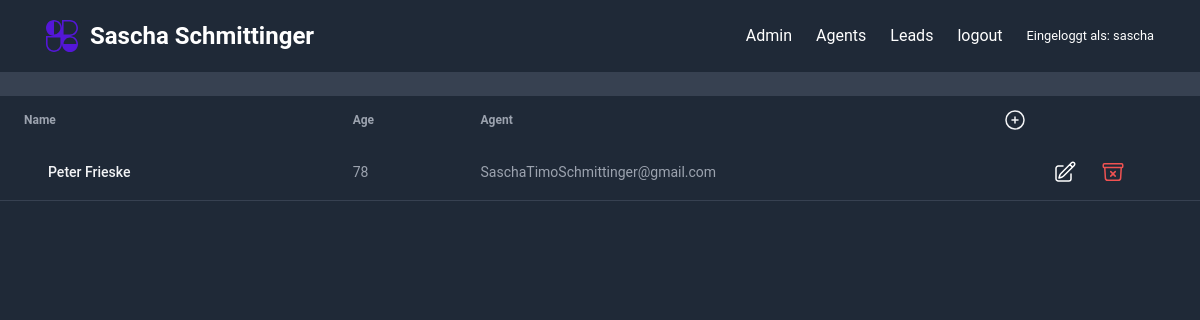
The page / (signed in) on the database as committed earlier.
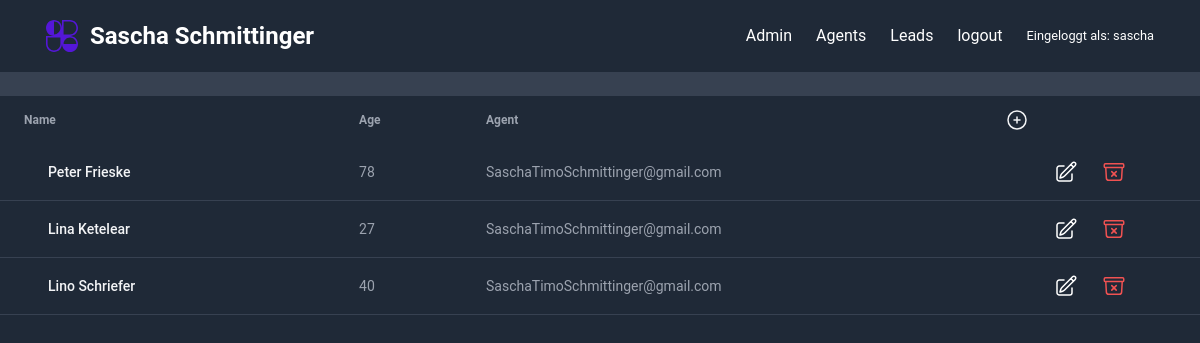
The same page on the database as committed later.
### leads/models.py (models this page shows, shortened)
class Lead(models.Model):
    first_name = models.CharField(max_length=20)
    last_name = models.CharField(max_length=20)
    age = models.IntegerField(default=0)
    adress = models.CharField(max_length=100, blank=True, null=True)
    city = models.CharField(max_length=50, blank=True, null=True)
    post_code = models.CharField(max_length=50, blank=True, null=True)
    phone = models.CharField(max_length=50, blank=True, null=True)
    mobile_phone = models.CharField(max_length=50, blank=True, null=True)
    agent = models.ForeignKey("Agent", on_delete=models.CASCADE)

class Agent(models.Model):
    user = models.OneToOneField(User, on_delete=models.CASCADE)
    organisation = models.ForeignKey(UserProfile, on_delete=models.CASCADE)
    def __str__(self):
        return self.user.email

class User(AbstractUser):
    is_organisor = models.BooleanField(default=True)
    is_agent = models.BooleanField(default=False)

### leads/views.py (the view)
# urls.py: path('', LeadsListView.as_view(), name='lead_view'),
class LeadsListView(LoginRequiredMixin, generic.ListView):
    title = "SSC LeadListView"
    template_name = "leads/home.html"
    queryset = Lead.objects.all()
    context_object_name = "leads"
    def get_context_data(self, **kwargs):
        context = super(LeadsListView, self).get_context_data(**kwargs)
        context.update({"title": self.title})
        return super().get_context_data(**kwargs)

### templates/leads/home.html (shortened to what this page needs)
{% extends "../base.html" %}
{% load static %}
{% block start %}
<div class="relative overflow-x-auto ">
  <table class="w-full text-sm text-left rtl:text-right  text-gray-400 bg-gray-800">
      <thead class="text-xs  uppercasebg-gray-700 text-gray-400">
          <tr>
              <th scope="col" class="px-6 py-3">
                  Name
              </th>
              <th scope="col" class="px-6 py-3">
                  Age
              </th>
              <th scope="col" class="px-6 py-3">
                  Agent
              </th>
              <div class="flex justify-end">
                <th scope="col" class="px-6 py-3 text-gray-100 hover:text-gray-400 transition duration-300">
                  <a href="{% url "leads:lead_create" %}">
                    <svg xmlns="http://www.w3.org/2000/svg" fill="none" viewBox="0 0 24 24" stroke-width="1.5" stroke="currentColor" class="size-6">
                      <path stroke-linecap="round" stroke-linejoin="round" d="M12 9v6m3-3H9m12 0a9 9 0 1 1-18 0 9 9 0 0 1 18 0Z" />
                    </svg>
                  </a>
              </th>
              </div>
          </tr>
      </thead>
      <tbody>
        {% for lead in leads %}
          <tr class=" border-b bg-gray-800 border-gray-700">
              <th scope="row" class="px-6 py-4 font-medium  whitespace-nowrap text-white">
                <a href="{% url "leads:lead_detail" lead.pk %}" class="px-6 py-4 text-gray-100 hover:text-gray-400  transition duration-300">
                  {{ lead.first_name }} {{ lead.last_name }}
              </a>
              </th>
              <td class="px-6 py-4">
                {{ lead.age }}
              </td>
              <td class="px-6 py-4">
                {{ lead.agent }}
              </td>
              <td class="px-6 py-4">
                <div class="flex items-center justify-center gap-6">
                  <a href="{% url "leads:lead_update" lead.pk %}" class="block font-sans text-sm antialiased font-medium leading-normal text-white">
                  </a>
                  <a href="{% url "leads:lead_delete" lead.pk %}" class="block font-sans text-sm antialiased font-medium leading-normal text-white">
                    </a>
                </div>
              </td>
          </tr>
          {% endfor %}
      </tbody>
  </table>
</div>
{% endblock start %}

Rows that differ between the two databases and show on the page:
added Lead: first_name "Lina", last_name "Ketelear", age "27", agent "SaschaTimoSchmittinger@gmail.com"
added Lead: first_name "Lino", last_name "Schriefer", age "40", agent "SaschaTimoSchmittinger@gmail.com"
